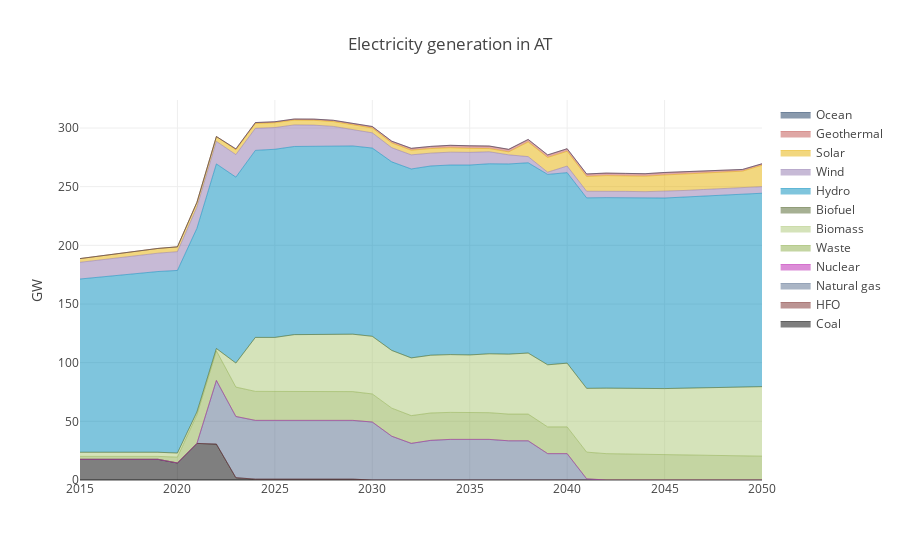
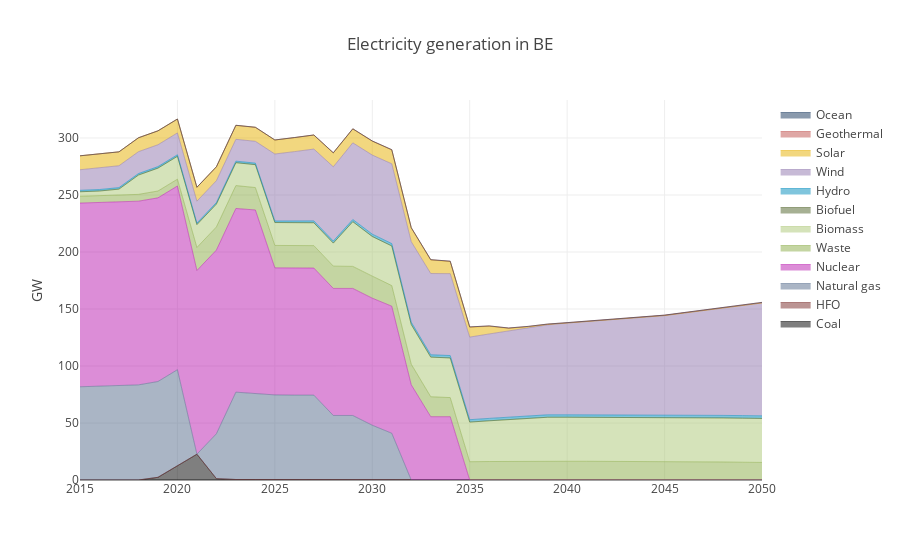
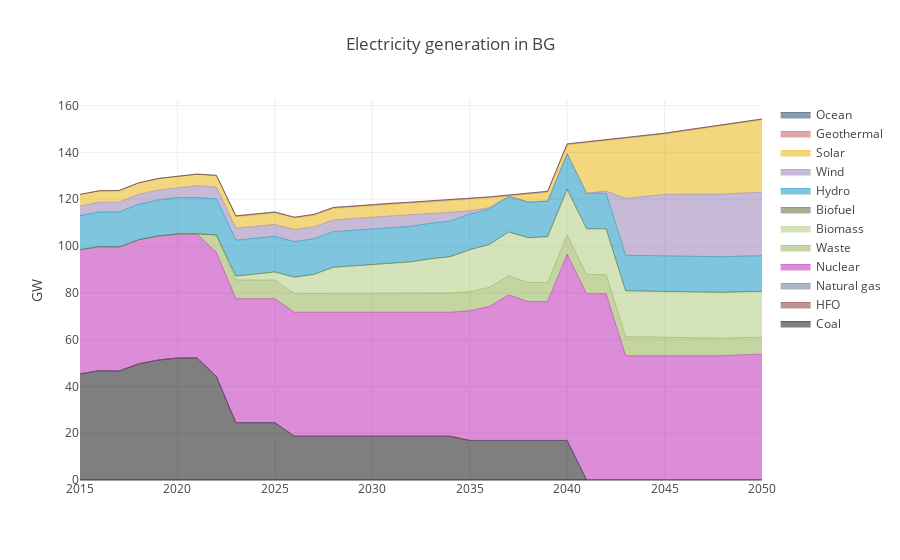

These figures' notebook cell, in order:
### Markdown cell above
# Generation of graphs for all regions in for loop

### Code cell
for region in regions:
    #generate df for region
    df_6_reg = df_6[df_6['region']==region]
    # Reshape dataframe
    df_6p = df_6_reg.pivot(index='year', columns='indicator',  values='value')
    # Facts dict
    info_dict_6 = {}
    info_dict_6['Filename'] = ['{}_reeem_plot_6' .format(pd.to_datetime('today').strftime("%Y-%m-%d"))]
    info_dict_6['Unit'] = df_6.loc[:,'unit'].unique()
    info_dict_6['Pathway'] = df_6.loc[:,'pathway'].unique()
    info_dict_6['Year'] = df_6.loc[:,'year'].unique().tolist()
    info_dict_6['Region'] = df_6_reg.loc[:,'region'].unique()
    info_dict_6['Y-Axis'] = ['{}'.format(*info_dict_6['Unit'])]
    # Create graph layout and data
    x = df_6['year'].unique()
    coal = dict(
        x=x,
        y=df_6p.loc[:,'Coal'],
        hoverinfo='x+y',
        mode='lines',
        line=dict(width=0.5,
                 color='rgb(0, 0, 0)'),
        stackgroup='one',
        name = 'Coal'
    )
    oil = dict(
        x=x,
        y=df_6p.loc[:,'Oil'],
        hoverinfo='x+y',
        mode='lines',
        line=dict(width=0.5,
                 color='rgb(121, 43, 41)'),
        stackgroup='one',
        name = 'HFO'
    )
    gas = dict(
        x=x,
        y=df_6p.loc[:,'Natural gas / non renew.'],
        hoverinfo='x+y',
        mode='lines',
        line=dict(width=0.5,
                 color='rgb(86, 108, 140)'),
        stackgroup='one',
        name = 'Natural gas'
    )
    nuclear = dict(
        x=x,
        y=df_6p.loc[:,'Nuclear'],
        hoverinfo='x+y',
        mode='lines',
        line=dict(width=0.5,
                 color='rgb(186, 28, 175)'),
        stackgroup='one',
        name = 'Nuclear'
    )
    waste = dict(
        x=x,
        y=df_6p.loc[:,'Waste non renewable'],
        hoverinfo='x+y',
        mode='lines',
        line=dict(width=0.5,
                 color='rgb(138, 171, 71)'),
        stackgroup='one',
        name = 'Waste'
    )
    biomass = dict(
        x=x,
        y=df_6p.loc[:,'Biomass solid'],
        hoverinfo='x+y',
        mode='lines',
        line=dict(width=0.5,
                 color='rgb(172, 199, 119)'),
        stackgroup='one',
        name = 'Biomass'
    )
    biofuel = dict(
        x=x,
        y=df_6p.loc[:,'Biofuel liquid'],
        hoverinfo='x+y',
        mode='lines',
        line=dict(width=0.5,
                 color='rgb(79, 98, 40)'),
        stackgroup='one',
        name = 'Biofuel'
    )
    hydro = dict(
        x=x,
        y=df_6p.loc[:,'Hydro'],
        hoverinfo='x+y',
        mode='lines',
        line=dict(width=0.5,
                 color='rgb(0, 139, 188)'),
        stackgroup='one',
        name = 'Hydro'
    )
    wind = dict(
        x=x,
        y=df_6p.loc[:,'Wind'],
        hoverinfo='x+y',
        mode='lines',
        line=dict(width=0.5,
                 color='rgb(143, 119, 173)'),
        stackgroup='one',
        name = 'Wind'
    )
    solar = dict(
        x=x,
        y=df_6p.loc[:,'Solar'],
        hoverinfo='x+y',
        mode='lines',
        line=dict(width=0.5,
                 color='rgb(230, 175, 0)'),
        stackgroup='one',
        name = 'Solar'
    )
    geo = dict(
        x=x,
        y=df_6p.loc[:,'Geothermal'],
        hoverinfo='x+y',
        mode='lines',
        line=dict(width=0.5,
                 color='rgb(192, 80, 77)'),
        stackgroup='one',
        name = 'Geothermal'
    )
    ocean = dict(
        x=x,
        y=df_6p.loc[:,'Ocean'],
        hoverinfo='x+y',
        mode='lines',
        line=dict(width=0.5,
                 color='rgb(22, 54, 92)'),
        stackgroup='one',
        name = 'Ocean'
    )
    # Set layout
    layout_generation = go.Layout(
        #height=1000, width = 10000,
        #title='CO2-Emissions in EU28',
        title='Electricity generation in {}'.format(*info_dict_6['Region']),
        # yaxis=dict(title='CO2-Emissions in Mt') )
        yaxis=dict(title=''.join(info_dict_6['Y-Axis'])) )

    data = [coal, oil, gas, nuclear, waste, biomass, biofuel, hydro, wind, solar, geo, ocean]
    #create the figure and plot it
    fig = go.Figure(data=data, layout=layout_generation)
    pltly.iplot(fig)
    #Save Graphs as html
    htmlname = 'data/{}.html' .format(*info_dict_6['Region'])
    pltly.plot(fig, filename=htmlname)

### Figure 1 — Plotly figure (JSON) as saved in the notebook; plotly's stock layout.template omitted (floating-point values rounded to 4 significant figures)
{"data": [{"hoverinfo": "x+y", "line": {"color": "rgb(0, 0, 0)", "width": 0.5}, "mode": "lines", "name": "Coal", "stackgroup": "one", "type": "scatter", "uid": "a43b748b-8810-4818-9b36-c9123be19342", "x": [2015, 2016, 2017, 2018, 2019, 2020, 2021, 2022, 2023, 2024, 2025, 2026, 2027, 2028, 2029, 2030, 2031, 2032, 2033, 2034, 2035, 2036, 2037, 2038, 2039, 2040, 2041, 2042, 2043, 2044, 2045, 2046, 2047, 2048, 2049, 2050], "y": [17.64, 17.64, 17.64, 17.64, 17.64, 14.51, 31.17, 30.61, 1.966, 0.7115, 0.7115, 0.7115, 0.7115, 0.7115, 0.7115, 0, 0, 0, 0, 0, 0, 0, 0, 0, 0, 0, 0, 0, 0, 0, 0, 0, 0, 0, 0, 0]}, {"hoverinfo": "x+y", "line": {"color": "rgb(121, 43, 41)", "width": 0.5}, "mode": "lines", "name": "HFO", "stackgroup": "one", "type": "scatter", "uid": "86e1f57e-b678-46df-a285-6b5286cb1600", "x": [2015, 2016, 2017, 2018, 2019, 2020, 2021, 2022, 2023, 2024, 2025, 2026, 2027, 2028, 2029, 2030, 2031, 2032, 2033, 2034, 2035, 2036, 2037, 2038, 2039, 2040, 2041, 2042, 2043, 2044, 2045, 2046, 2047, 2048, 2049, 2050], "y": [0, 0, 0, 0, 0, 0, 0, 0, 0, 0, 0, 0, 0, 0, 0, 0, 0, 0, 0, 0, 0, 0, 0, 0, 0, 0, 0, 0, 0, 0, 0, 0, 0, 0, 0, 0]}, {"hoverinfo": "x+y", "line": {"color": "rgb(86, 108, 140)", "width": 0.5}, "mode": "lines", "name": "Natural gas", "stackgroup": "one", "type": "scatter", "uid": "9a0ac55d-ec66-4063-bbc9-97aa579c79c8", "x": [2015, 2016, 2017, 2018, 2019, 2020, 2021, 2022, 2023, 2024, 2025, 2026, 2027, 2028, 2029, 2030, 2031, 2032, 2033, 2034, 2035, 2036, 2037, 2038, 2039, 2040, 2041, 2042, 2043, 2044, 2045, 2046, 2047, 2048, 2049, 2050], "y": [0, 0, 0, 0, 0, 0, 0, 54.23, 52.17, 50.09, 50.09, 50.09, 50.09, 50.09, 50.09, 49.41, 37.31, 31.23, 33.78, 34.61, 34.61, 34.61, 33.4, 33.4, 22.46, 22.46, 1.019, 0, 0, 0, 0, 0, 0, 0, 0, 0]}, {"hoverinfo": "x+y", "line": {"color": "rgb(186, 28, 175)", "width": 0.5}, "mode": "lines", "name": "Nuclear", "stackgroup": "one", "type": "scatter", "uid": "e13283b2-7ff5-4344-9cf1-f00d28b20242", "x": [2015, 2016, 2017, 2018, 2019, 2020, 2021, 2022, 2023, 2024, 2025, 2026, 2027, 2028, 2029, 2030, 2031, 2032, 2033, 2034, 2035, 2036, 2037, 2038, 2039, 2040, 2041, 2042, 2043, 2044, 2045, 2046, 2047, 2048, 2049, 2050], "y": [0, 0, 0, 0, 0, 0, 0, 0, 0, 0, 0, 0, 0, 0, 0, 0, 0, 0, 0, 0, 0, 0, 0, 0, 0, 0, 0, 0, 0, 0, 0, 0, 0, 0, 0, 0]}, {"hoverinfo": "x+y", "line": {"color": "rgb(138, 171, 71)", "width": 0.5}, "mode": "lines", "name": "Waste", "stackgroup": "one", "type": "scatter", "uid": "18bc8a8c-a207-4b91-aeb1-09a689f14d50", "x": [2015, 2016, 2017, 2018, 2019, 2020, 2021, 2022, 2023, 2024, 2025, 2026, 2027, 2028, 2029, 2030, 2031, 2032, 2033, 2034, 2035, 2036, 2037, 2038, 2039, 2040, 2041, 2042, 2043, 2044, 2045, 2046, 2047, 2048, 2049, 2050], "y": [2.482, 2.482, 2.482, 2.482, 2.482, 4.947, 24.31, 25.26, 25.05, 24.72, 24.72, 24.72, 24.72, 24.53, 24.53, 23.94, 23.94, 23.65, 23.34, 23.03, 22.71, 22.77, 22.78, 22.78, 22.78, 22.78, 22.74, 22.46, 22.18, 21.9, 21.62, 21.36, 21.1, 20.84, 20.57, 20.31]}, {"hoverinfo": "x+y", "line": {"color": "rgb(172, 199, 119)", "width": 0.5}, "mode": "lines", "name": "Biomass", "stackgroup": "one", "type": "scatter", "uid": "0caabd16-dc28-4434-b4ee-e81160a80a8e", "x": [2015, 2016, 2017, 2018, 2019, 2020, 2021, 2022, 2023, 2024, 2025, 2026, 2027, 2028, 2029, 2030, 2031, 2032, 2033, 2034, 2035, 2036, 2037, 2038, 2039, 2040, 2041, 2042, 2043, 2044, 2045, 2046, 2047, 2048, 2049, 2050], "y": [3.517, 3.517, 3.517, 3.517, 3.517, 3.517, 2.464, 1.962, 20.49, 45.99, 45.99, 48.37, 48.56, 48.75, 48.94, 49.13, 49.16, 49.19, 49.21, 49.24, 49.27, 50.18, 51.1, 52.01, 52.93, 54.33, 54.33, 55.81, 55.81, 55.81, 56.3, 56.89, 57.48, 58.07, 58.66, 59.25]}, {"hoverinfo": "x+y", "line": {"color": "rgb(79, 98, 40)", "width": 0.5}, "mode": "lines", "name": "Biofuel", "stackgroup": "one", "type": "scatter", "uid": "c2edfbdb-1f40-4870-b559-433b1d3fd0d1", "x": [2015, 2016, 2017, 2018, 2019, 2020, 2021, 2022, 2023, 2024, 2025, 2026, 2027, 2028, 2029, 2030, 2031, 2032, 2033, 2034, 2035, 2036, 2037, 2038, 2039, 2040, 2041, 2042, 2043, 2044, 2045, 2046, 2047, 2048, 2049, 2050], "y": [0, 0, 0, 0, 0, 0, 0, 0, 0, 0, 0, 0, 0, 0, 0, 0, 0, 0, 0, 0, 0, 0, 0, 0, 0, 0, 0, 0, 0, 0, 0, 0, 0, 0, 0, 0]}, {"hoverinfo": "x+y", "line": {"color": "rgb(0, 139, 188)", "width": 0.5}, "mode": "lines", "name": "Hydro", "stackgroup": "one", "type": "scatter", "uid": "89743fdc-2879-4ce4-a5f6-789e5fcdc9a5", "x": [2015, 2016, 2017, 2018, 2019, 2020, 2021, 2022, 2023, 2024, 2025, 2026, 2027, 2028, 2029, 2030, 2031, 2032, 2033, 2034, 2035, 2036, 2037, 2038, 2039, 2040, 2041, 2042, 2043, 2044, 2045, 2046, 2047, 2048, 2049, 2050], "y": [147.7, 149.3, 150.9, 152.4, 154.0, 155.6, 156.6, 157.3, 158.5, 159.4, 160.4, 160.4, 160.4, 160.4, 160.4, 160.4, 160.7, 161.0, 161.3, 161.6, 161.9, 162.0, 162.1, 162.2, 162.3, 162.4, 162.4, 162.4, 162.4, 162.4, 162.4, 162.9, 163.4, 163.9, 164.3, 164.8]}, {"hoverinfo": "x+y", "line": {"color": "rgb(143, 119, 173)", "width": 0.5}, "mode": "lines", "name": "Wind", "stackgroup": "one", "type": "scatter", "uid": "f4610a9e-fa67-4605-8247-8302404ef4bb", "x": [2015, 2016, 2017, 2018, 2019, 2020, 2021, 2022, 2023, 2024, 2025, 2026, 2027, 2028, 2029, 2030, 2031, 2032, 2033, 2034, 2035, 2036, 2037, 2038, 2039, 2040, 2041, 2042, 2043, 2044, 2045, 2046, 2047, 2048, 2049, 2050], "y": [14.24, 14.59, 14.94, 15.29, 15.64, 15.99, 18.0, 19.2, 19.2, 18.8, 18.51, 18.37, 18.0, 16.88, 14.14, 12.97, 12.04, 12.03, 10.95, 10.95, 10.79, 10.21, 7.792, 5.255, 1.909, 5.621, 5.621, 5.621, 5.621, 5.621, 5.621, 5.621, 5.621, 5.621, 5.621, 5.621]}, {"hoverinfo": "x+y", "line": {"color": "rgb(230, 175, 0)", "width": 0.5}, "mode": "lines", "name": "Solar", "stackgroup": "one", "type": "scatter", "uid": "4e0e139c-5b01-49e7-954d-6a6173f054b5", "x": [2015, 2016, 2017, 2018, 2019, 2020, 2021, 2022, 2023, 2024, 2025, 2026, 2027, 2028, 2029, 2030, 2031, 2032, 2033, 2034, 2035, 2036, 2037, 2038, 2039, 2040, 2041, 2042, 2043, 2044, 2045, 2046, 2047, 2048, 2049, 2050], "y": [3.136, 3.354, 3.572, 3.79, 4.008, 4.105, 4.105, 4.105, 4.105, 4.104, 4.103, 4.103, 4.103, 4.103, 4.103, 4.103, 4.103, 3.929, 3.89, 3.793, 3.43, 2.716, 2.514, 12.48, 12.54, 12.61, 12.61, 13.17, 13.17, 13.17, 14.0, 14.0, 14.0, 14.0, 14.0, 18.22]}, {"hoverinfo": "x+y", "line": {"color": "rgb(192, 80, 77)", "width": 0.5}, "mode": "lines", "name": "Geothermal", "stackgroup": "one", "type": "scatter", "uid": "b1a18b23-573c-4507-9af2-54106a3417bf", "x": [2015, 2016, 2017, 2018, 2019, 2020, 2021, 2022, 2023, 2024, 2025, 2026, 2027, 2028, 2029, 2030, 2031, 2032, 2033, 2034, 2035, 2036, 2037, 2038, 2039, 2040, 2041, 2042, 2043, 2044, 2045, 2046, 2047, 2048, 2049, 2050], "y": [0.03745, 0.03745, 0.03745, 0.03745, 0.03745, 0.03745, 0.03745, 0.03745, 0.7634, 0.8083, 0.8533, 0.9402, 1.027, 1.115, 1.203, 1.291, 1.482, 1.674, 1.867, 2.06, 2.184, 2.184, 2.184, 2.184, 2.184, 2.184, 2.146, 2.146, 2.146, 2.146, 2.146, 1.977, 1.807, 1.636, 1.465, 1.293]}, {"hoverinfo": "x+y", "line": {"color": "rgb(22, 54, 92)", "width": 0.5}, "mode": "lines", "name": "Ocean", "stackgroup": "one", "type": "scatter", "uid": "5072c3c8-bb00-4380-82b8-960c99257a52", "x": [2015, 2016, 2017, 2018, 2019, 2020, 2021, 2022, 2023, 2024, 2025, 2026, 2027, 2028, 2029, 2030, 2031, 2032, 2033, 2034, 2035, 2036, 2037, 2038, 2039, 2040, 2041, 2042, 2043, 2044, 2045, 2046, 2047, 2048, 2049, 2050], "y": [0, 0, 0, 0, 0, 0, 0, 0, 0, 0, 0, 0, 0, 0, 0, 0, 0, 0, 0, 0, 0, 0, 0, 0, 0, 0, 0, 0, 0, 0, 0, 0, 0, 0, 0, 0]}], "layout": {"title": {"text": "Electricity generation in AT"}, "yaxis": {"title": {"text": "GW"}}}}

### Figure 2 — Plotly figure (JSON) as saved in the notebook; plotly's stock layout.template omitted (floating-point values rounded to 4 significant figures)
{"data": [{"hoverinfo": "x+y", "line": {"color": "rgb(0, 0, 0)", "width": 0.5}, "mode": "lines", "name": "Coal", "stackgroup": "one", "type": "scatter", "uid": "49f76cd2-dc5a-499e-a6f1-615b2266916e", "x": [2015, 2016, 2017, 2018, 2019, 2020, 2021, 2022, 2023, 2024, 2025, 2026, 2027, 2028, 2029, 2030, 2031, 2032, 2033, 2034, 2035, 2036, 2037, 2038, 2039, 2040, 2041, 2042, 2043, 2044, 2045, 2046, 2047, 2048, 2049, 2050], "y": [0, 0, 0, 0, 2.357, 12.15, 22.64, 1.193, 0.4339, 0.4339, 0.4339, 0.2523, 0.2523, 0.2523, 0.2523, 0, 0, 0, 0, 0, 0, 0, 0, 0, 0, 0, 0, 0, 0, 0, 0, 0, 0, 0, 0, 0]}, {"hoverinfo": "x+y", "line": {"color": "rgb(121, 43, 41)", "width": 0.5}, "mode": "lines", "name": "HFO", "stackgroup": "one", "type": "scatter", "uid": "210cf37d-e28f-4c7e-895c-a21fc049a3de", "x": [2015, 2016, 2017, 2018, 2019, 2020, 2021, 2022, 2023, 2024, 2025, 2026, 2027, 2028, 2029, 2030, 2031, 2032, 2033, 2034, 2035, 2036, 2037, 2038, 2039, 2040, 2041, 2042, 2043, 2044, 2045, 2046, 2047, 2048, 2049, 2050], "y": [0, 0, 0, 0, 0, 0, 0, 0, 0, 0, 0, 0, 0, 0, 0, 0, 0, 0, 0, 0, 0, 0, 0, 0, 0, 0, 0, 0, 0, 0, 0, 0, 0, 0, 0, 0]}, {"hoverinfo": "x+y", "line": {"color": "rgb(86, 108, 140)", "width": 0.5}, "mode": "lines", "name": "Natural gas", "stackgroup": "one", "type": "scatter", "uid": "2ca0a002-d199-43c8-bc93-ef54d6792087", "x": [2015, 2016, 2017, 2018, 2019, 2020, 2021, 2022, 2023, 2024, 2025, 2026, 2027, 2028, 2029, 2030, 2031, 2032, 2033, 2034, 2035, 2036, 2037, 2038, 2039, 2040, 2041, 2042, 2043, 2044, 2045, 2046, 2047, 2048, 2049, 2050], "y": [81.78, 82.33, 82.89, 83.45, 84.02, 84.6, 0, 39.36, 76.63, 75.32, 74.2, 74.2, 74.2, 56.35, 56.35, 48.04, 41.01, 0, 0, 0, 0, 0, 0, 0, 0, 0, 0, 0, 0, 0, 0, 0, 0, 0, 0, 0]}, {"hoverinfo": "x+y", "line": {"color": "rgb(186, 28, 175)", "width": 0.5}, "mode": "lines", "name": "Nuclear", "stackgroup": "one", "type": "scatter", "uid": "4e9d2d3b-460f-4689-acac-3f519f5777c0", "x": [2015, 2016, 2017, 2018, 2019, 2020, 2021, 2022, 2023, 2024, 2025, 2026, 2027, 2028, 2029, 2030, 2031, 2032, 2033, 2034, 2035, 2036, 2037, 2038, 2039, 2040, 2041, 2042, 2043, 2044, 2045, 2046, 2047, 2048, 2049, 2050], "y": [161.1, 161.1, 161.1, 161.1, 161.1, 161.1, 161.1, 161.1, 161.1, 161.1, 111.4, 111.4, 111.4, 111.4, 111.4, 111.4, 111.4, 83.47, 55.52, 55.52, 0, 0, 0, 0, 0, 0, 0, 0, 0, 0, 0, 0, 0, 0, 0, 0]}, {"hoverinfo": "x+y", "line": {"color": "rgb(138, 171, 71)", "width": 0.5}, "mode": "lines", "name": "Waste", "stackgroup": "one", "type": "scatter", "uid": "bbde45c1-ed5d-408e-9b68-e1b3bfbe2bf2", "x": [2015, 2016, 2017, 2018, 2019, 2020, 2021, 2022, 2023, 2024, 2025, 2026, 2027, 2028, 2029, 2030, 2031, 2032, 2033, 2034, 2035, 2036, 2037, 2038, 2039, 2040, 2041, 2042, 2043, 2044, 2045, 2046, 2047, 2048, 2049, 2050], "y": [5.981, 5.981, 5.981, 5.981, 5.981, 5.981, 20.22, 20.27, 20.07, 19.67, 19.67, 19.67, 19.67, 19.54, 19.33, 19.33, 18.08, 18.08, 17.5, 16.77, 16.02, 16.2, 16.38, 16.56, 16.42, 16.42, 16.42, 16.42, 16.42, 16.42, 16.42, 16.22, 16.01, 15.8, 15.6, 15.39]}, {"hoverinfo": "x+y", "line": {"color": "rgb(172, 199, 119)", "width": 0.5}, "mode": "lines", "name": "Biomass", "stackgroup": "one", "type": "scatter", "uid": "113f6466-8d28-4178-9831-9d4b0f7ad23b", "x": [2015, 2016, 2017, 2018, 2019, 2020, 2021, 2022, 2023, 2024, 2025, 2026, 2027, 2028, 2029, 2030, 2031, 2032, 2033, 2034, 2035, 2036, 2037, 2038, 2039, 2040, 2041, 2042, 2043, 2044, 2045, 2046, 2047, 2048, 2049, 2050], "y": [3.939, 4.058, 5.177, 16.93, 20.08, 20.08, 20.08, 20.08, 20.08, 20.08, 20.08, 20.08, 20.08, 20.21, 39.21, 34.77, 34.77, 34.77, 34.77, 34.77, 34.77, 35.74, 36.7, 37.67, 38.63, 38.63, 38.63, 38.63, 38.63, 38.63, 38.63, 38.63, 38.63, 38.63, 38.63, 38.63]}, {"hoverinfo": "x+y", "line": {"color": "rgb(79, 98, 40)", "width": 0.5}, "mode": "lines", "name": "Biofuel", "stackgroup": "one", "type": "scatter", "uid": "c2dad317-316f-4df8-b1f4-ca09a3b96e5f", "x": [2015, 2016, 2017, 2018, 2019, 2020, 2021, 2022, 2023, 2024, 2025, 2026, 2027, 2028, 2029, 2030, 2031, 2032, 2033, 2034, 2035, 2036, 2037, 2038, 2039, 2040, 2041, 2042, 2043, 2044, 2045, 2046, 2047, 2048, 2049, 2050], "y": [0, 0, 0, 0, 0, 0, 0, 0, 0, 0, 0, 0, 0, 0, 0, 0, 0, 0, 0, 0, 0, 0, 0, 0, 0, 0, 0, 0, 0, 0, 0, 0, 0, 0, 0, 0]}, {"hoverinfo": "x+y", "line": {"color": "rgb(0, 139, 188)", "width": 0.5}, "mode": "lines", "name": "Hydro", "stackgroup": "one", "type": "scatter", "uid": "0666becc-a0de-4a1d-8fb8-f233e8a87415", "x": [2015, 2016, 2017, 2018, 2019, 2020, 2021, 2022, 2023, 2024, 2025, 2026, 2027, 2028, 2029, 2030, 2031, 2032, 2033, 2034, 2035, 2036, 2037, 2038, 2039, 2040, 2041, 2042, 2043, 2044, 2045, 2046, 2047, 2048, 2049, 2050], "y": [1.298, 1.306, 1.315, 1.323, 1.331, 1.34, 1.34, 1.34, 1.34, 1.34, 1.34, 1.482, 1.624, 1.767, 1.909, 2.052, 2.06, 2.068, 2.077, 2.085, 2.093, 2.102, 2.11, 2.119, 2.127, 2.135, 2.144, 2.152, 2.16, 2.169, 2.177, 2.194, 2.211, 2.227, 2.244, 2.261]}, {"hoverinfo": "x+y", "line": {"color": "rgb(143, 119, 173)", "width": 0.5}, "mode": "lines", "name": "Wind", "stackgroup": "one", "type": "scatter", "uid": "69c2de4b-83f4-483d-b98c-024150789be2", "x": [2015, 2016, 2017, 2018, 2019, 2020, 2021, 2022, 2023, 2024, 2025, 2026, 2027, 2028, 2029, 2030, 2031, 2032, 2033, 2034, 2035, 2036, 2037, 2038, 2039, 2040, 2041, 2042, 2043, 2044, 2045, 2046, 2047, 2048, 2049, 2050], "y": [18.05, 19.18, 19.18, 19.18, 19.18, 19.18, 19.18, 19.18, 19.18, 19.14, 58.78, 60.9, 63.02, 65.14, 67.26, 69.38, 69.99, 70.61, 71.23, 71.85, 72.47, 74.08, 75.69, 77.3, 78.9, 80.51, 81.81, 83.11, 84.41, 85.7, 87.0, 89.4, 91.81, 94.21, 96.61, 99.02]}, {"hoverinfo": "x+y", "line": {"color": "rgb(230, 175, 0)", "width": 0.5}, "mode": "lines", "name": "Solar", "stackgroup": "one", "type": "scatter", "uid": "494b4b6f-f1e2-4614-b7a2-eb657195428b", "x": [2015, 2016, 2017, 2018, 2019, 2020, 2021, 2022, 2023, 2024, 2025, 2026, 2027, 2028, 2029, 2030, 2031, 2032, 2033, 2034, 2035, 2036, 2037, 2038, 2039, 2040, 2041, 2042, 2043, 2044, 2045, 2046, 2047, 2048, 2049, 2050], "y": [12.21, 12.21, 12.21, 12.21, 12.21, 12.21, 12.21, 12.21, 12.21, 12.21, 12.21, 12.21, 12.21, 12.13, 12.13, 12.13, 12.13, 12.06, 11.89, 10.63, 8.621, 6.728, 2.103, 0.7774, 0.3693, 0, 0, 0, 0, 0, 0, 0, 0, 0, 0, 0]}, {"hoverinfo": "x+y", "line": {"color": "rgb(192, 80, 77)", "width": 0.5}, "mode": "lines", "name": "Geothermal", "stackgroup": "one", "type": "scatter", "uid": "3429b616-92e1-4696-b0aa-efc733cf75eb", "x": [2015, 2016, 2017, 2018, 2019, 2020, 2021, 2022, 2023, 2024, 2025, 2026, 2027, 2028, 2029, 2030, 2031, 2032, 2033, 2034, 2035, 2036, 2037, 2038, 2039, 2040, 2041, 2042, 2043, 2044, 2045, 2046, 2047, 2048, 2049, 2050], "y": [0, 0, 0, 0, 0, 0, 0, 0, 0.09691, 0.103, 0.1091, 0.1312, 0.1533, 0.1755, 0.1978, 0.2201, 0.2366, 0.2532, 0.2698, 0.2865, 0.3033, 0.31, 0.3167, 0.3235, 0.3303, 0.3371, 0.3501, 0.3631, 0.3762, 0.3893, 0.4025, 0.4198, 0.4373, 0.4548, 0.4723, 0.49]}, {"hoverinfo": "x+y", "line": {"color": "rgb(22, 54, 92)", "width": 0.5}, "mode": "lines", "name": "Ocean", "stackgroup": "one", "type": "scatter", "uid": "513cb103-7823-4f6d-b401-abe285429769", "x": [2015, 2016, 2017, 2018, 2019, 2020, 2021, 2022, 2023, 2024, 2025, 2026, 2027, 2028, 2029, 2030, 2031, 2032, 2033, 2034, 2035, 2036, 2037, 2038, 2039, 2040, 2041, 2042, 2043, 2044, 2045, 2046, 2047, 2048, 2049, 2050], "y": [0, 0, 0, 0, 0, 0, 0, 0, 0, 0, 0, 0, 0, 0, 0, 0, 0, 0, 0, 0, 0, 0, 0, 0, 0, 0, 0, 0, 0, 0, 0, 0, 0, 0, 0, 0]}], "layout": {"title": {"text": "Electricity generation in BE"}, "yaxis": {"title": {"text": "GW"}}}}

### Figure 3 — Plotly figure (JSON) as saved in the notebook; plotly's stock layout.template omitted (floating-point values rounded to 4 significant figures)
{"data": [{"hoverinfo": "x+y", "line": {"color": "rgb(0, 0, 0)", "width": 0.5}, "mode": "lines", "name": "Coal", "stackgroup": "one", "type": "scatter", "uid": "41f56f78-ef14-4616-a00b-0a64b89d6a90", "x": [2015, 2016, 2017, 2018, 2019, 2020, 2021, 2022, 2023, 2024, 2025, 2026, 2027, 2028, 2029, 2030, 2031, 2032, 2033, 2034, 2035, 2036, 2037, 2038, 2039, 2040, 2041, 2042, 2043, 2044, 2045, 2046, 2047, 2048, 2049, 2050], "y": [45.4, 46.72, 46.56, 49.63, 51.26, 52.13, 52.2, 44.25, 24.51, 24.51, 24.51, 18.7, 18.7, 18.7, 18.7, 18.7, 18.7, 18.7, 18.7, 18.7, 16.9, 16.9, 16.9, 16.9, 16.9, 16.9, 0, 0, 0, 0, 0, 0, 0, 0, 0, 0]}, {"hoverinfo": "x+y", "line": {"color": "rgb(121, 43, 41)", "width": 0.5}, "mode": "lines", "name": "HFO", "stackgroup": "one", "type": "scatter", "uid": "b8036609-92f8-435b-a49c-ad097691572f", "x": [2015, 2016, 2017, 2018, 2019, 2020, 2021, 2022, 2023, 2024, 2025, 2026, 2027, 2028, 2029, 2030, 2031, 2032, 2033, 2034, 2035, 2036, 2037, 2038, 2039, 2040, 2041, 2042, 2043, 2044, 2045, 2046, 2047, 2048, 2049, 2050], "y": [0, 0, 0, 0, 0, 0, 0, 0, 0, 0, 0, 0, 0, 0, 0, 0, 0, 0, 0, 0, 0, 0, 0, 0, 0, 0, 0, 0, 0, 0, 0, 0, 0, 0, 0, 0]}, {"hoverinfo": "x+y", "line": {"color": "rgb(86, 108, 140)", "width": 0.5}, "mode": "lines", "name": "Natural gas", "stackgroup": "one", "type": "scatter", "uid": "3c0b8748-1276-4b82-97c5-1c82bd6e8f3b", "x": [2015, 2016, 2017, 2018, 2019, 2020, 2021, 2022, 2023, 2024, 2025, 2026, 2027, 2028, 2029, 2030, 2031, 2032, 2033, 2034, 2035, 2036, 2037, 2038, 2039, 2040, 2041, 2042, 2043, 2044, 2045, 2046, 2047, 2048, 2049, 2050], "y": [0, 0, 0, 0, 0, 0, 0, 0, 0, 0, 0, 0, 0, 0, 0, 0, 0, 0, 0, 0, 0, 0, 0, 0, 0, 0, 0, 0, 0, 0, 0, 0, 0, 0, 0, 0]}, {"hoverinfo": "x+y", "line": {"color": "rgb(186, 28, 175)", "width": 0.5}, "mode": "lines", "name": "Nuclear", "stackgroup": "one", "type": "scatter", "uid": "484cf3d7-c577-4246-9a2c-b078a7746a5a", "x": [2015, 2016, 2017, 2018, 2019, 2020, 2021, 2022, 2023, 2024, 2025, 2026, 2027, 2028, 2029, 2030, 2031, 2032, 2033, 2034, 2035, 2036, 2037, 2038, 2039, 2040, 2041, 2042, 2043, 2044, 2045, 2046, 2047, 2048, 2049, 2050], "y": [52.98, 52.98, 52.98, 52.98, 52.98, 52.98, 52.98, 52.98, 52.98, 52.98, 52.98, 52.98, 52.98, 52.98, 52.98, 52.98, 52.98, 52.98, 52.98, 52.98, 55.41, 57.21, 62.15, 59.32, 59.32, 79.59, 79.59, 79.59, 53.1, 53.1, 53.1, 53.1, 53.1, 53.1, 53.51, 53.78]}, {"hoverinfo": "x+y", "line": {"color": "rgb(138, 171, 71)", "width": 0.5}, "mode": "lines", "name": "Waste", "stackgroup": "one", "type": "scatter", "uid": "b57e4b15-32b6-48a7-92f6-6db80da4212e", "x": [2015, 2016, 2017, 2018, 2019, 2020, 2021, 2022, 2023, 2024, 2025, 2026, 2027, 2028, 2029, 2030, 2031, 2032, 2033, 2034, 2035, 2036, 2037, 2038, 2039, 2040, 2041, 2042, 2043, 2044, 2045, 2046, 2047, 2048, 2049, 2050], "y": [0, 0, 0, 0, 0, 0, 0, 7.468, 7.978, 7.983, 7.983, 7.983, 7.983, 7.983, 7.972, 7.96, 8.015, 8.071, 8.128, 8.185, 8.185, 8.185, 8.185, 8.185, 8.185, 8.185, 8.185, 8.185, 8.168, 8.041, 7.914, 7.78, 7.646, 7.512, 7.378, 7.243]}, {"hoverinfo": "x+y", "line": {"color": "rgb(172, 199, 119)", "width": 0.5}, "mode": "lines", "name": "Biomass", "stackgroup": "one", "type": "scatter", "uid": "ea2b2ae6-b9de-4b5e-8953-e64a8fee6c9c", "x": [2015, 2016, 2017, 2018, 2019, 2020, 2021, 2022, 2023, 2024, 2025, 2026, 2027, 2028, 2029, 2030, 2031, 2032, 2033, 2034, 2035, 2036, 2037, 2038, 2039, 2040, 2041, 2042, 2043, 2044, 2045, 2046, 2047, 2048, 2049, 2050], "y": [0, 0, 0, 0, 0, 0, 0, 0, 1.663, 2.536, 3.414, 7.009, 8.191, 11.23, 11.89, 12.58, 13.02, 13.47, 14.72, 15.57, 17.89, 18.31, 18.73, 19.15, 19.58, 19.58, 19.58, 19.58, 19.58, 19.58, 19.58, 19.58, 19.58, 19.58, 19.58, 19.58]}, {"hoverinfo": "x+y", "line": {"color": "rgb(79, 98, 40)", "width": 0.5}, "mode": "lines", "name": "Biofuel", "stackgroup": "one", "type": "scatter", "uid": "75108176-d88b-4808-918f-94e71cce4e3d", "x": [2015, 2016, 2017, 2018, 2019, 2020, 2021, 2022, 2023, 2024, 2025, 2026, 2027, 2028, 2029, 2030, 2031, 2032, 2033, 2034, 2035, 2036, 2037, 2038, 2039, 2040, 2041, 2042, 2043, 2044, 2045, 2046, 2047, 2048, 2049, 2050], "y": [0, 0, 0, 0, 0, 0, 0, 0, 0, 0, 0, 0, 0, 0, 0, 0, 0, 0, 0, 0, 0, 0, 0, 0, 0, 0, 0, 0, 0, 0, 0, 0, 0, 0, 0, 0]}, {"hoverinfo": "x+y", "line": {"color": "rgb(0, 139, 188)", "width": 0.5}, "mode": "lines", "name": "Hydro", "stackgroup": "one", "type": "scatter", "uid": "2d7dd212-fcd3-492d-804f-5001869a21ac", "x": [2015, 2016, 2017, 2018, 2019, 2020, 2021, 2022, 2023, 2024, 2025, 2026, 2027, 2028, 2029, 2030, 2031, 2032, 2033, 2034, 2035, 2036, 2037, 2038, 2039, 2040, 2041, 2042, 2043, 2044, 2045, 2046, 2047, 2048, 2049, 2050], "y": [14.61, 14.8, 15.0, 15.19, 15.38, 15.57, 15.51, 15.44, 15.37, 15.31, 15.24, 15.23, 15.22, 15.21, 15.21, 15.2, 15.2, 15.2, 15.2, 15.2, 15.2, 15.2, 15.2, 15.2, 15.2, 15.2, 15.2, 15.2, 15.2, 15.2, 15.2, 15.21, 15.21, 15.22, 15.23, 15.24]}, {"hoverinfo": "x+y", "line": {"color": "rgb(143, 119, 173)", "width": 0.5}, "mode": "lines", "name": "Wind", "stackgroup": "one", "type": "scatter", "uid": "16272b90-53a2-4d91-adea-e5e6b4112ff1", "x": [2015, 2016, 2017, 2018, 2019, 2020, 2021, 2022, 2023, 2024, 2025, 2026, 2027, 2028, 2029, 2030, 2031, 2032, 2033, 2034, 2035, 2036, 2037, 2038, 2039, 2040, 2041, 2042, 2043, 2044, 2045, 2046, 2047, 2048, 2049, 2050], "y": [4.103, 4.137, 4.17, 4.204, 4.237, 4.271, 5.077, 5.077, 5.077, 5.077, 5.077, 5.077, 5.077, 5.014, 5.011, 4.996, 4.985, 4.968, 4.143, 3.73, 1.386, 0.5732, 0.1234, 0.07256, 0, 0, 0, 0.9167, 24.3, 25.3, 26.29, 26.45, 26.61, 26.77, 26.93, 27.09]}, {"hoverinfo": "x+y", "line": {"color": "rgb(230, 175, 0)", "width": 0.5}, "mode": "lines", "name": "Solar", "stackgroup": "one", "type": "scatter", "uid": "9470b09f-930f-41d6-9f25-fdf560d328ef", "x": [2015, 2016, 2017, 2018, 2019, 2020, 2021, 2022, 2023, 2024, 2025, 2026, 2027, 2028, 2029, 2030, 2031, 2032, 2033, 2034, 2035, 2036, 2037, 2038, 2039, 2040, 2041, 2042, 2043, 2044, 2045, 2046, 2047, 2048, 2049, 2050], "y": [4.94, 4.949, 4.949, 4.949, 4.949, 4.949, 4.949, 4.949, 4.949, 4.949, 4.949, 4.949, 4.949, 4.936, 4.936, 4.936, 4.936, 4.936, 4.936, 4.926, 4.816, 4.197, 0.07675, 3.327, 3.771, 3.756, 21.58, 21.58, 25.62, 25.66, 25.71, 26.92, 28.14, 29.35, 30.14, 30.94]}, {"hoverinfo": "x+y", "line": {"color": "rgb(192, 80, 77)", "width": 0.5}, "mode": "lines", "name": "Geothermal", "stackgroup": "one", "type": "scatter", "uid": "f0df7b51-1716-42ba-8350-686a725a9ad2", "x": [2015, 2016, 2017, 2018, 2019, 2020, 2021, 2022, 2023, 2024, 2025, 2026, 2027, 2028, 2029, 2030, 2031, 2032, 2033, 2034, 2035, 2036, 2037, 2038, 2039, 2040, 2041, 2042, 2043, 2044, 2045, 2046, 2047, 2048, 2049, 2050], "y": [0, 0, 0, 0, 0, 0, 0, 0, 0.3473, 0.3473, 0.3473, 0.3618, 0.3763, 0.3909, 0.4025, 0.4025, 0.4025, 0.4025, 0.4025, 0.4025, 0.4025, 0.4025, 0.4025, 0.4025, 0.4025, 0.4025, 0.4025, 0.4025, 0.4025, 0.4025, 0.4025, 0.3991, 0.3958, 0.3925, 0.3891, 0.3857]}, {"hoverinfo": "x+y", "line": {"color": "rgb(22, 54, 92)", "width": 0.5}, "mode": "lines", "name": "Ocean", "stackgroup": "one", "type": "scatter", "uid": "c189ec7c-bc7b-4c85-b34f-8634834ac019", "x": [2015, 2016, 2017, 2018, 2019, 2020, 2021, 2022, 2023, 2024, 2025, 2026, 2027, 2028, 2029, 2030, 2031, 2032, 2033, 2034, 2035, 2036, 2037, 2038, 2039, 2040, 2041, 2042, 2043, 2044, 2045, 2046, 2047, 2048, 2049, 2050], "y": [0, 0, 0, 0, 0, 0, 0, 0, 0, 0, 0, 0, 0, 0, 0, 0, 0, 0, 0, 0, 0, 0, 0, 0, 0, 0, 0, 0, 0, 0, 0, 0, 0, 0, 0, 0]}], "layout": {"title": {"text": "Electricity generation in BG"}, "yaxis": {"title": {"text": "GW"}}}}
